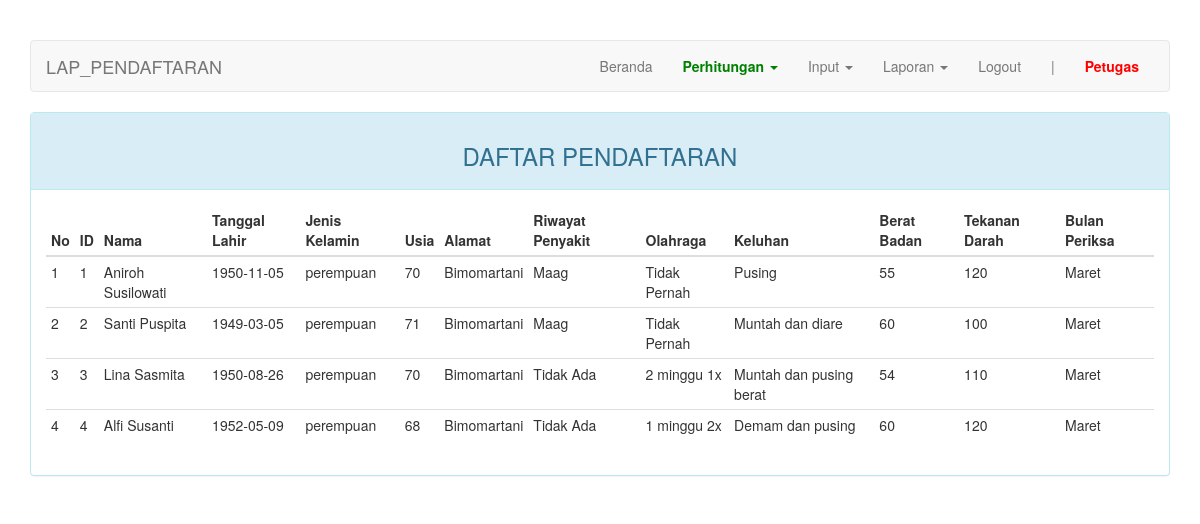
The page /index.php?page=lap_pendaftaran (signed in) on the database its author committed.
### tables this page shows
CREATE TABLE `pasien` (
  `id_pasien` int(11) NOT NULL,
  `nama` varchar(50) NOT NULL,
  `tanggal_lahir` date DEFAULT NULL,
  `jenis_kelamin` enum('laki-laki','perempuan') DEFAULT NULL,
  `usia` int(3) NOT NULL,
  `alamat` varchar(80) NOT NULL,
  `riwayat_penyakit` varchar(80) NOT NULL,
  `olahraga` varchar(80) NOT NULL,
  `keluhan` varchar(80) NOT NULL,
  `berat_badan` int(5) NOT NULL,
  `tekanan_darah` int(7) NOT NULL,
  `bulan_periksa` varchar(25) NOT NULL
);

### page/lap_pendaftaran.php (the view)
<div class="row">
	<div class="col-md-12">
	    <div class="panel panel-info">
	        <div class="panel-heading"><h3 class="text-center">DAFTAR PENDAFTARAN</h3></div>
	        <div class="panel-body">
	            <table class="table table-condensed">
	                <thead>
	                    <tr>
	                        <th>No</th>
	                        <th>ID</th>
						    <th>Nama</th>
						    <th>Tanggal Lahir</th>
				            <th>Jenis Kelamin</th>
				            <th>Usia</th>
				            <th>Alamat</th>
				            <th>Riwayat Penyakit</th>
				            <th>Olahraga</th>
				            <th>Keluhan</th>
				            <th>Berat Badan</th>
				            <th>Tekanan Darah</th>
	                        <th>Bulan Periksa</th>
	                    </tr>
	                </thead>
	                <tbody>
	                    <?php $no = 1; ?>
	                    <?php if ($query = $connection->query("SELECT * FROM pasien WHERE id_pasien IN(SELECT id_pasien FROM nilai)")): ?>
	                        <?php while($row = $query->fetch_assoc()): ?>
	                        <tr>
	                            <td><?=$no++?></td>
															<td><?=$row["id_pasien"]?></td>
	                            <td><?=$row["nama"]?></td>
	                            <td><?=$row['tanggal_lahir']?></td>
	                            <td><?=$row['jenis_kelamin']?></td>
	                            <td><?=$row['usia']?></td>
	                            <td><?=$row['alamat']?></td>
	                            <td><?=$row['riwayat_penyakit']?></td>
	                            <td><?=$row['olahraga']?></td>
	                            <td><?=$row['keluhan']?></td>
	                            <td><?=$row['berat_badan']?></td>
	                            <td><?=$row['tekanan_darah']?></td>
	                            <td><?=$row['bulan_periksa']?></td>
	                        </tr>
	                        <?php endwhile ?>
	                    <?php endif ?>
	                </tbody>
	            </table>
	        </div>
	    </div>
	</div>
</div>

### index.php (style rules this page uses)
body { margin-top: 40px; }

### rows shown on the page
pasien: id_pasien "1", nama "Aniroh Susilowati", tanggal_lahir "1950-11-05", jenis_kelamin "perempuan", usia "70", alamat "Bimomartani", riwayat_penyakit "Maag", olahraga "Tidak Pernah", keluhan "Pusing", berat_badan "55", tekanan_darah "120", bulan_periksa "Maret"
pasien: id_pasien "2", nama "Santi Puspita", tanggal_lahir "1949-03-05", jenis_kelamin "perempuan", usia "71", alamat "Bimomartani", riwayat_penyakit "Maag", olahraga "Tidak Pernah", keluhan "Muntah dan diare", berat_badan "60", tekanan_darah "100", bulan_periksa "Maret"
pasien: id_pasien "3", nama "Lina Sasmita", tanggal_lahir "1950-08-26", jenis_kelamin "perempuan", usia "70", alamat "Bimomartani", riwayat_penyakit "Tidak Ada", olahraga "2 minggu 1x", keluhan "Muntah dan pusing berat", berat_badan "54", tekanan_darah "110", bulan_periksa "Maret"
pasien: id_pasien "4", nama "Alfi Susanti", tanggal_lahir "1952-05-09", jenis_kelamin "perempuan", usia "68", alamat "Bimomartani", riwayat_penyakit "Tidak Ada", olahraga "1 minggu 2x", keluhan "Demam dan pusing", berat_badan "60", tekanan_darah "120", bulan_periksa "Maret"

### other values the page prints
$str "LAP_PENDAFTARAN"
$_SESSION["username"] "Petugas"
